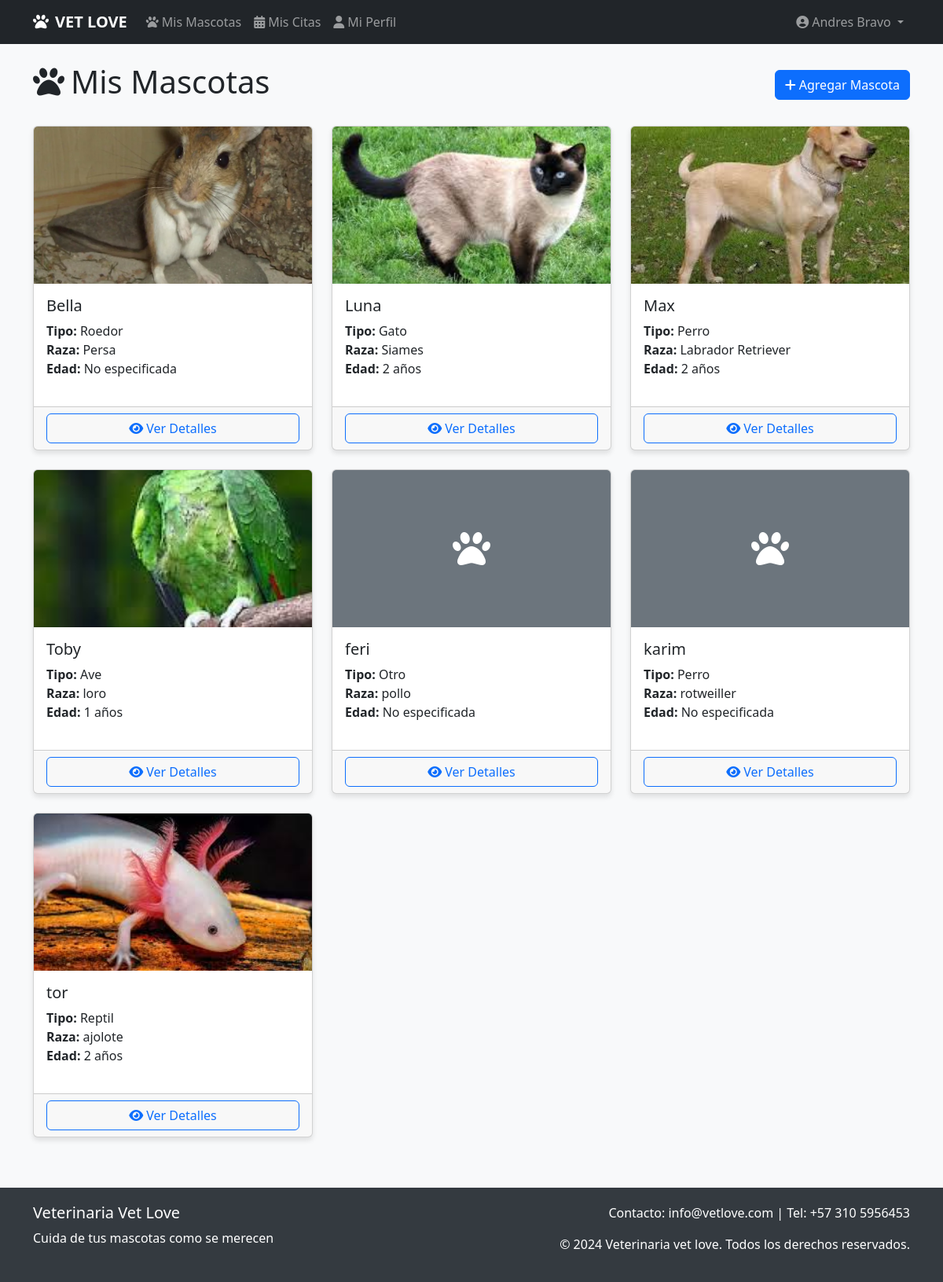
The app's page /mascotas/ (signed in) with its own data.
### mascotas/models.py (models this page shows, shortened)
class Mascota(models.Model):
    TIPO_CHOICES = [
        ('perro', 'Perro'),
        ('gato', 'Gato'),
        ('ave', 'Ave'),
        ('roedor', 'Roedor'),
        ('reptil', 'Reptil'),
        ('otro', 'Otro'),
    ]
    SEXO_CHOICES = [
        ('macho', 'Macho'),
        ('hembra', 'Hembra'),
    ]
    nombre = models.CharField(max_length=100, verbose_name="Nombre")
    tipo = models.CharField(max_length=10, choices=TIPO_CHOICES, verbose_name="Tipo")
    raza = models.CharField(max_length=100, blank=True, verbose_name="Raza")
    sexo = models.CharField(max_length=10, choices=SEXO_CHOICES, verbose_name="Sexo")
    fecha_nacimiento = models.DateField(null=True, blank=True, verbose_name="Fecha de nacimiento")
    cliente = models.ForeignKey(Cliente, on_delete=models.CASCADE, related_name='mascotas', verbose_name="Cliente")
    foto = models.ImageField(upload_to='mascotas/', null=True, blank=True, verbose_name="Foto")
    caracteristicas = models.TextField(blank=True, verbose_name="Características")
    fecha_registro = models.DateTimeField(auto_now_add=True, verbose_name="Fecha de registro")
    def edad(self):
        from datetime import date
        if self.fecha_nacimiento:
            today = date.today()
            return today.year - self.fecha_nacimiento.year - (
                (today.month, today.day) < (self.fecha_nacimiento.month, self.fecha_nacimiento.day)
            )
        return None
    class Meta:
        verbose_name = "Mascota"
        verbose_name_plural = "Mascotas"
        ordering = ['nombre']

### mascotas/views.py (the view)
# urls.py: path('', views.lista_mascotas, name='lista_mascotas'),
@login_required
def lista_mascotas(request):
    if not hasattr(request.user, 'cliente'):
        return render(request, 'mascotas/lista_mascotas.html', {
            'mascotas': None,
            'es_cliente': False
        })
    try:
        cliente = request.user.cliente
        mascotas = Mascota.objects.filter(cliente=cliente)
        return render(request, 'mascotas/lista_mascotas.html', {
            'mascotas': mascotas,
            'es_cliente': True
        })
    except Exception as e:
        return render(request, 'mascotas/lista_mascotas.html', {
            'mascotas': None,
            'es_cliente': False,
            'error': str(e)
        })

### mascotas/templates/mascotas/lista_mascotas.html (shortened to what this page needs)
{% extends 'base.html' %}
{% block content %}
<div class="d-flex justify-content-between align-items-center mb-4">
    <h1><i class="fas fa-paw me-2"></i>Mis Mascotas</h1>
    <a href="{% url 'mascotas:agregar_mascota' %}" class="btn btn-primary">
        <i class="fas fa-plus me-1"></i>Agregar Mascota
    </a>
</div>
{% if not es_cliente %}
<div class="alert alert-warning">
    <h4 class="alert-heading"><i class="fas fa-exclamation-triangle me-2"></i>Perfil Incompleto</h4>
    <p>Debes completar tu perfil antes de poder gestionar tus mascotas.</p>
    <hr>
    <a href="{% url 'clientes:crear_perfil_cliente' %}" class="btn btn-primary">
        <i class="fas fa-user-plus me-1"></i>Completar Mi Perfil
    </a>
</div>
{% elif mascotas %}
<div class="row">
    {% for mascota in mascotas %}
    <div class="col-md-4 mb-4">
        <div class="card h-100">
            {% if mascota.foto %}
            <img src="{{ mascota.foto.url }}" class="card-img-top" alt="{{ mascota.nombre }}" style="height: 200px; object-fit: cover;">
            {% else %}
            <div class="card-img-top bg-secondary d-flex align-items-center justify-content-center" style="height: 200px;">
                <i class="fas fa-paw fa-3x text-white"></i>
            </div>
            {% endif %}
            <div class="card-body">
                <h5 class="card-title">{{ mascota.nombre }}</h5>
                <p class="card-text">
                    <strong>Tipo:</strong> {{ mascota.get_tipo_display }}<br>
                    <strong>Raza:</strong> {{ mascota.raza|default:"No especificada" }}<br>
                    <strong>Edad:</strong> {% if mascota.edad %}{{ mascota.edad }} años{% else %}No especificada{% endif %}
                </p>
            </div>
            <div class="card-footer">
                <div class="d-grid gap-2">
                    <a href="{% url 'mascotas:detalle_mascota' mascota.id %}" class="btn btn-outline-primary">
                        <i class="fas fa-eye me-1"></i>Ver Detalles
                    </a>
                </div>
            </div>
        </div>
    </div>
    {% endfor %}
</div>
{% endif %}
{% endblock %}

### templates/base.html (shortened to what this page needs)
<!DOCTYPE html>
<html lang="es">
<head>
    <link href="https://cdn.jsdelivr.net/npm/bootstrap@5.3.0/dist/css/bootstrap.min.css" rel="stylesheet">
    <link rel="stylesheet" href="https://cdnjs.cloudflare.com/ajax/libs/font-awesome/6.4.0/css/all.min.css">
</head>
<body>
    <nav class="navbar navbar-expand-lg navbar-dark {% if user.is_staff %}admin-nav{% else %}bg-dark{% endif %} fixed-top">
        <div class="container">
           <a class="navbar-brand" href="{% url 'home' %}">
                <i class="fas fa-paw me-2"></i>VET LOVE
           </a>
            <div class="collapse navbar-collapse" id="navbarNav">
                <ul class="navbar-nav me-auto">
                    {% if user.is_staff %}
                    <li class="nav-item">
                        <a class="nav-link" href="{% url 'administracion:dashboard_admin' %}">
                            <i class="fas fa-tachometer-alt me-1"></i>Dashboard
                        </a>
                    </li>
                    <li class="nav-item">
                        <a class="nav-link" href="{% url 'admin:index' %}">
                            <i class="fas fa-cog me-1"></i>Panel Admin
                        </a>
                    </li>
                    <li class="nav-item">
                        <a class="nav-link" href="{% url 'admin:clientes_cliente_changelist' %}">
                            <i class="fas fa-users me-1"></i>Clientes
                        </a>
                    </li>
                    <li class="nav-item">
                        <a class="nav-link" href="{% url 'admin:mascotas_mascota_changelist' %}">
                            <i class="fas fa-paw me-1"></i>Mascotas
                        </a>
                    </li>
                    <li class="nav-item">
                        <a class="nav-link" href="{% url 'admin:citas_cita_changelist' %}">
                            <i class="fas fa-calendar-alt me-1"></i>Citas
                        </a>
                    </li>
                    {% else %}
                    <li class="nav-item">
                        <a class="nav-link" href="{% url 'mascotas:lista_mascotas' %}">
                            <i class="fas fa-paw me-1"></i>Mis Mascotas
                        </a>
                    </li>
                    <li class="nav-item">
                        <a class="nav-link" href="{% url 'citas:mis_citas' %}">
                            <i class="fas fa-calendar-alt me-1"></i>Mis Citas
                        </a>
                    </li>
                    <li class="nav-item">
                        <a class="nav-link" href="{% url 'clientes:perfil_cliente' %}">
                            <i class="fas fa-user me-1"></i>Mi Perfil
                        </a>
                    </li>
                    {% endif %}
                </ul>
                <ul class="navbar-nav">
                    {% if user.is_authenticated %}
                    <li class="nav-item dropdown">
                        <a class="nav-link dropdown-toggle" href="#" id="navbarDropdown" role="button" data-bs-toggle="dropdown">
                            <i class="fas fa-user-circle me-1"></i>{{ user.get_full_name|default:user.username }}
                        </a>
                    </li>
                    {% else %}
                    <li class="nav-item">
                        <a class="nav-link" href="{% url 'login' %}">
                            <i class="fas fa-sign-in-alt me-1"></i>Iniciar Sesión
                        </a>
                    </li>
                    {% endif %}
                </ul>
            </div>
        </div>
    </nav>
    <main class="container mt-4">
        {% block content %}
        {% endblock %}
    </main>
    <footer class="footer">
        <div class="container">
            <div class="row">
                <div class="col-md-6">
                    <h5>Veterinaria Vet Love</h5>
                    <p>Cuida de tus mascotas como se merecen</p>
                </div>
                <div class="col-md-6 text-md-end">
                    <p>Contacto: info@vetlove.com | Tel: +57 310 5956453</p>
                    <p>&copy; 2024 Veterinaria vet love. Todos los derechos reservados.</p>
                </div>
            </div>
        </div>
    </footer>
</body>
</html>

### templates/base.html (style rules this page uses)
body { background-color: #f8f9fa; padding-top: 56px; }
.navbar-brand { font-weight: bold; }
.footer { background-color: #343a40; color: white; padding: 20px 0; margin-top: 40px; }
.card { box-shadow: 0 4px 6px rgba(0, 0, 0, 0.1); margin-bottom: 20px; }

### records on screen
Mascota: foto (picture), nombre "Bella", tipo "Roedor", raza "Persa", shows "No especificada"
Mascota: foto (picture), nombre "Luna", tipo "Gato", raza "Siames", edad "2"
Mascota: foto (picture), nombre "Max", tipo "Perro", raza "Labrador Retriever", edad "2"
Mascota: foto (picture), nombre "Toby", tipo "Ave", raza "loro", edad "1"
Mascota: nombre "feri", tipo "Otro", raza "pollo", fecha_nacimiento "No especificada"
Mascota: nombre "karim", tipo "Perro", raza "rotweiller", fecha_nacimiento "No especificada"
Mascota: foto (picture), nombre "tor", tipo "Reptil", raza "ajolote", edad "2"

### other values on screen
{{ user.get_full_name|default:user.username }} "Andres Bravo"
